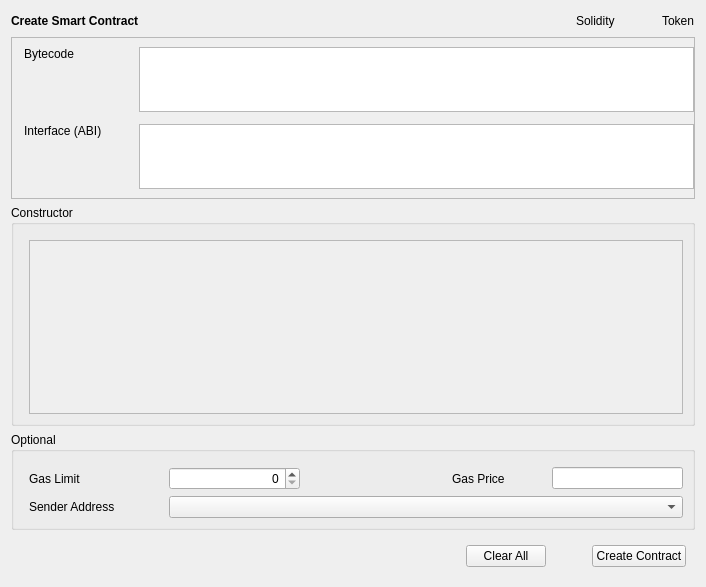
<?xml version="1.0" encoding="UTF-8"?>
<ui version="4.0">
 <class>CreateContract</class>
 <widget class="QWidget" name="CreateContract">
  <property name="geometry">
   <rect>
    <x>0</x>
    <y>0</y>
    <width>706</width>
    <height>587</height>
   </rect>
  </property>
  <property name="windowTitle">
   <string>Form</string>
  </property>
  <layout class="QVBoxLayout" name="verticalLayout_7">
   <item>
    <widget class="QStackedWidget" name="stackedWidget">
     <property name="currentIndex">
      <number>0</number>
     </property>
     <widget class="QWidget" name="createContractPage">
      <layout class="QVBoxLayout" name="verticalLayout_8">
       <property name="leftMargin">
        <number>0</number>
       </property>
       <property name="topMargin">
        <number>0</number>
       </property>
       <property name="rightMargin">
        <number>0</number>
       </property>
       <property name="bottomMargin">
        <number>0</number>
       </property>
       <item>
        <layout class="QHBoxLayout" name="horizontalLayout">
         <item>
          <widget class="QLabel" name="labelTitle">
           <property name="font">
            <font>
             <weight>75</weight>
             <bold>true</bold>
            </font>
           </property>
           <property name="text">
            <string>Create Smart Contract</string>
           </property>
          </widget>
         </item>
         <item>
          <spacer name="horizontalSpacer_4">
           <property name="orientation">
            <enum>Qt::Horizontal</enum>
           </property>
           <property name="sizeHint" stdset="0">
            <size>
             <width>40</width>
             <height>20</height>
            </size>
           </property>
          </spacer>
         </item>
         <item>
          <widget class="QLabel" name="labelSolidity">
           <property name="minimumSize">
            <size>
             <width>80</width>
             <height>0</height>
            </size>
           </property>
           <property name="text">
            <string>Solidity</string>
           </property>
          </widget>
         </item>
         <item>
          <widget class="QLabel" name="labelToken">
           <property name="text">
            <string>Token</string>
           </property>
          </widget>
         </item>
        </layout>
       </item>
       <item>
        <widget class="QFrame" name="frameContract">
         <property name="sizePolicy">
          <sizepolicy hsizetype="Preferred" vsizetype="Fixed">
           <horstretch>0</horstretch>
           <verstretch>0</verstretch>
          </sizepolicy>
         </property>
         <property name="frameShape">
          <enum>QFrame::StyledPanel</enum>
         </property>
         <property name="frameShadow">
          <enum>QFrame::Raised</enum>
         </property>
         <layout class="QVBoxLayout" name="verticalLayout_10">
          <property name="leftMargin">
           <number>0</number>
          </property>
          <property name="rightMargin">
           <number>0</number>
          </property>
          <item>
           <layout class="QGridLayout" name="gridLayout">
            <property name="leftMargin">
             <number>12</number>
            </property>
            <property name="horizontalSpacing">
             <number>15</number>
            </property>
            <property name="verticalSpacing">
             <number>12</number>
            </property>
            <item row="0" column="1">
             <widget class="QValidatedTextEdit" name="textEditBytecode">
              <property name="sizePolicy">
               <sizepolicy hsizetype="Expanding" vsizetype="Fixed">
                <horstretch>0</horstretch>
                <verstretch>0</verstretch>
               </sizepolicy>
              </property>
              <property name="maximumSize">
               <size>
                <width>16777215</width>
                <height>65</height>
               </size>
              </property>
              <property name="horizontalScrollBarPolicy">
               <enum>Qt::ScrollBarAlwaysOff</enum>
              </property>
             </widget>
            </item>
            <item row="0" column="0">
             <layout class="QVBoxLayout" name="verticalLayout">
              <item>
               <widget class="QLabel" name="labelBytecode">
                <property name="sizePolicy">
                 <sizepolicy hsizetype="Fixed" vsizetype="Preferred">
                  <horstretch>0</horstretch>
                  <verstretch>0</verstretch>
                 </sizepolicy>
                </property>
                <property name="minimumSize">
                 <size>
                  <width>100</width>
                  <height>0</height>
                 </size>
                </property>
                <property name="text">
                 <string>Bytecode</string>
                </property>
               </widget>
              </item>
              <item>
               <spacer name="verticalSpacer_2">
                <property name="orientation">
                 <enum>Qt::Vertical</enum>
                </property>
                <property name="sizeHint" stdset="0">
                 <size>
                  <width>20</width>
                  <height>40</height>
                 </size>
                </property>
               </spacer>
              </item>
             </layout>
            </item>
            <item row="1" column="1">
             <widget class="QValidatedTextEdit" name="textEditInterface">
              <property name="sizePolicy">
               <sizepolicy hsizetype="Expanding" vsizetype="Fixed">
                <horstretch>0</horstretch>
                <verstretch>0</verstretch>
               </sizepolicy>
              </property>
              <property name="maximumSize">
               <size>
                <width>16777215</width>
                <height>65</height>
               </size>
              </property>
              <property name="horizontalScrollBarPolicy">
               <enum>Qt::ScrollBarAlwaysOff</enum>
              </property>
             </widget>
            </item>
            <item row="1" column="0">
             <layout class="QVBoxLayout" name="verticalLayout_3">
              <item>
               <widget class="QLabel" name="labelInterface">
                <property name="sizePolicy">
                 <sizepolicy hsizetype="Fixed" vsizetype="Preferred">
                  <horstretch>0</horstretch>
                  <verstretch>0</verstretch>
                 </sizepolicy>
                </property>
                <property name="minimumSize">
                 <size>
                  <width>100</width>
                  <height>0</height>
                 </size>
                </property>
                <property name="text">
                 <string>Interface (ABI)</string>
                </property>
               </widget>
              </item>
              <item>
               <spacer name="verticalSpacer">
                <property name="orientation">
                 <enum>Qt::Vertical</enum>
                </property>
                <property name="sizeHint" stdset="0">
                 <size>
                  <width>20</width>
                  <height>40</height>
                 </size>
                </property>
               </spacer>
              </item>
             </layout>
            </item>
           </layout>
          </item>
         </layout>
        </widget>
       </item>
       <item>
        <widget class="QGroupBox" name="groupBoxConstructor">
         <property name="title">
          <string>Constructor</string>
         </property>
         <layout class="QVBoxLayout" name="verticalLayout_2">
          <property name="leftMargin">
           <number>15</number>
          </property>
          <property name="topMargin">
           <number>15</number>
          </property>
          <item>
           <widget class="QScrollArea" name="scrollAreaConstructor">
            <property name="widgetResizable">
             <bool>true</bool>
            </property>
            <widget class="QWidget" name="scrollAreaWidgetContents">
             <property name="geometry">
              <rect>
               <x>0</x>
               <y>0</y>
               <width>656</width>
               <height>172</height>
              </rect>
             </property>
             <layout class="QVBoxLayout" name="verticalLayout_5"/>
            </widget>
           </widget>
          </item>
         </layout>
        </widget>
       </item>
       <item>
        <widget class="QGroupBox" name="groupBoxOptional">
         <property name="title">
          <string>Optional</string>
         </property>
         <layout class="QGridLayout" name="gridLayout_2">
          <property name="leftMargin">
           <number>15</number>
          </property>
          <property name="topMargin">
           <number>15</number>
          </property>
          <property name="horizontalSpacing">
           <number>10</number>
          </property>
          <property name="verticalSpacing">
           <number>6</number>
          </property>
          <item row="2" column="1" colspan="4">
           <widget class="AddressField" name="lineEditSenderAddress">
            <property name="minimumSize">
             <size>
              <width>370</width>
              <height>0</height>
             </size>
            </property>
           </widget>
          </item>
          <item row="2" column="0">
           <widget class="QLabel" name="labelSenderAddress">
            <property name="sizePolicy">
             <sizepolicy hsizetype="Fixed" vsizetype="Preferred">
              <horstretch>0</horstretch>
              <verstretch>0</verstretch>
             </sizepolicy>
            </property>
            <property name="minimumSize">
             <size>
              <width>130</width>
              <height>0</height>
             </size>
            </property>
            <property name="text">
             <string>Sender Address</string>
            </property>
           </widget>
          </item>
          <item row="0" column="3">
           <widget class="QLabel" name="labelGasPrice">
            <property name="sizePolicy">
             <sizepolicy hsizetype="Preferred" vsizetype="Preferred">
              <horstretch>0</horstretch>
              <verstretch>0</verstretch>
             </sizepolicy>
            </property>
            <property name="minimumSize">
             <size>
              <width>90</width>
              <height>0</height>
             </size>
            </property>
            <property name="text">
             <string>Gas Price</string>
            </property>
           </widget>
          </item>
          <item row="0" column="0">
           <widget class="QLabel" name="labelGasLimit">
            <property name="sizePolicy">
             <sizepolicy hsizetype="Fixed" vsizetype="Preferred">
              <horstretch>0</horstretch>
              <verstretch>0</verstretch>
             </sizepolicy>
            </property>
            <property name="minimumSize">
             <size>
              <width>130</width>
              <height>0</height>
             </size>
            </property>
            <property name="text">
             <string>Gas Limit</string>
            </property>
           </widget>
          </item>
          <item row="0" column="1">
           <widget class="QSpinBox" name="lineEditGasLimit">
            <property name="sizePolicy">
             <sizepolicy hsizetype="Expanding" vsizetype="Fixed">
              <horstretch>0</horstretch>
              <verstretch>0</verstretch>
             </sizepolicy>
            </property>
            <property name="alignment">
             <set>Qt::AlignRight|Qt::AlignTrailing|Qt::AlignVCenter</set>
            </property>
           </widget>
          </item>
          <item row="0" column="4">
           <widget class="BitcoinAmountField" name="lineEditGasPrice"/>
          </item>
          <item row="0" column="2">
           <spacer name="horizontalSpacer_5">
            <property name="orientation">
             <enum>Qt::Horizontal</enum>
            </property>
            <property name="sizeType">
             <enum>QSizePolicy::Expanding</enum>
            </property>
            <property name="sizeHint" stdset="0">
             <size>
              <width>60</width>
              <height>20</height>
             </size>
            </property>
           </spacer>
          </item>
         </layout>
        </widget>
       </item>
      </layout>
     </widget>
    </widget>
   </item>
   <item>
    <layout class="QHBoxLayout" name="horizontalLayout_3">
     <property name="leftMargin">
      <number>9</number>
     </property>
     <property name="topMargin">
      <number>9</number>
     </property>
     <property name="rightMargin">
      <number>9</number>
     </property>
     <property name="bottomMargin">
      <number>9</number>
     </property>
     <item>
      <spacer name="horizontalSpacer">
       <property name="orientation">
        <enum>Qt::Horizontal</enum>
       </property>
       <property name="sizeType">
        <enum>QSizePolicy::Expanding</enum>
       </property>
       <property name="sizeHint" stdset="0">
        <size>
         <width>40</width>
         <height>20</height>
        </size>
       </property>
      </spacer>
     </item>
     <item>
      <widget class="QPushButton" name="pushButtonClearAll">
       <property name="text">
        <string>Clear All</string>
       </property>
      </widget>
     </item>
     <item>
      <spacer name="horizontalSpacer_3">
       <property name="orientation">
        <enum>Qt::Horizontal</enum>
       </property>
       <property name="sizeType">
        <enum>QSizePolicy::Fixed</enum>
       </property>
       <property name="sizeHint" stdset="0">
        <size>
         <width>40</width>
         <height>20</height>
        </size>
       </property>
      </spacer>
     </item>
     <item>
      <widget class="QPushButton" name="pushButtonCreateContract">
       <property name="text">
        <string>Create Contract</string>
       </property>
      </widget>
     </item>
    </layout>
   </item>
  </layout>
 </widget>
 <customwidgets>
  <customwidget>
   <class>QValidatedTextEdit</class>
   <extends>QTextEdit</extends>
   <header>qt/qvalidatedtextedit.h</header>
  </customwidget>
  <customwidget>
   <class>AddressField</class>
   <extends>QComboBox</extends>
   <header>qt/addressfield.h</header>
  </customwidget>
  <customwidget>
   <class>BitcoinAmountField</class>
   <extends>QLineEdit</extends>
   <header>qt/glitchamountfield.h</header>
   <container>1</container>
  </customwidget>
 </customwidgets>
 <resources/>
 <connections/>
</ui>
